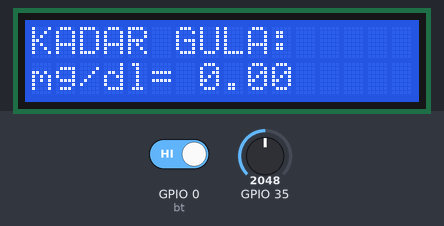
A program run on a simulated ESP32. On the bench: 16×2 character LCD. Inputs (shaded band) come from the test bench; at power-on: GPIO 0 (bt) HIGH, GPIO 35 = 2048. WiFi joins after 1.5 s; servers stay silent unless stated; what the program prints to the serial monitor is not drawn.

Above: at 2.7 s.
2.8 s: GPIO 0 (bt) driven LOW
At 4.29 s:
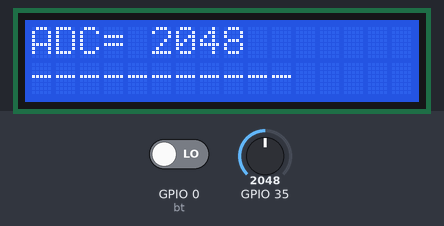
4.7 s: GPIO 35 set to 2866
At 5.95 s:
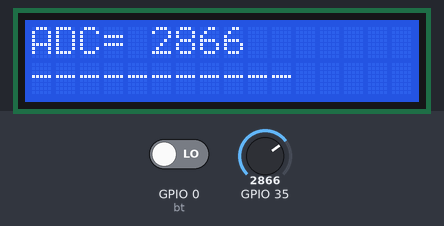
6.2 s: GPIO 35 set to 3603
At 7.61 s:
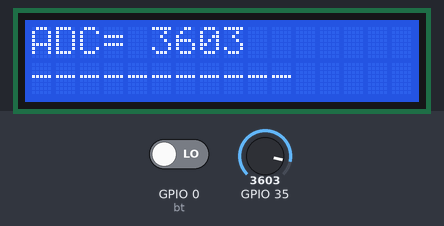
7.7 s: GPIO 0 (bt) driven HIGH
At 8.2 s:
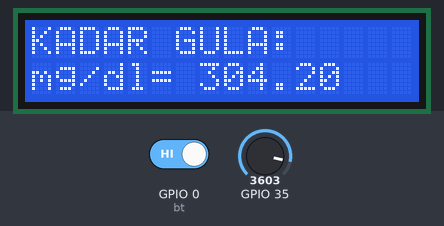
Timing chart, 0 to 10.3 s (numbered marks = the images above; inputs shaded):
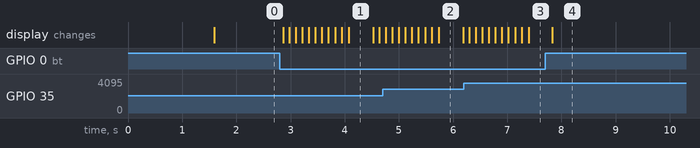

Measured:
- after the input at 2.8 s, the display: first changes after 0.07 s (image 1 shows a later state)
- after the input at 7.7 s, the display: changes after 0.13 s (image 4)
- what the display in image 1 shows lasts 0.4 s, from 4.1 s to 4.5 s

The program:

main.cpp
```cpp
#include <Arduino.h>
#include <WiFi.h> // library untuk wifi
#include "Wire.h"// library untuk LCD
#include <WiFiClientSecure.h> // Library untuk keamanan WiFi
#include <UniversalTelegramBot.h> // Library untuk Telegram
#include <ArduinoJson.h>// Library untuk API
#include <Preferences.h> // untuk password dan ssid serta konsumsi daya rendah
#include <LiquidCrystal_I2C.h>//library LCD 12C

LiquidCrystal_I2C lcd(0x27, 16, 2); // inisialisasi LCD dengan ukuran 16 X 2

// Configuration for WiFi / wifi setup
#define WIFI_SSID "Redmi Note 10 Pro"
#define WIFI_PASSWORD "1sampai8"

// Telegram Bot configuration
#define BOT_TOKEN "7080193445:AAF_JkqaSqixo59IP3Kx3wjsFuguIz8qRXk"//di dapat dari BotFather telegram
#define CHAT_ID "5382077795" //di dapat dari IDBot telegram

WiFiClientSecure secured_client;// kita panggil library keamanan WiFi untuk di deklarasikan
UniversalTelegramBot bot(BOT_TOKEN, secured_client);// untuk membuat telegram bot object

const unsigned long BOT_MTBS = 1000; // mean time between scan messages
unsigned long bot_lasttime; // last time messages' scan has been done

int adcsensor;
const int bt = 0;
float btx, datafix, cacah;
int fix;
float kalibrasi;

void proses() {// function untuk kalibrasi
  adcsensor = analogRead(35);
  lcd.setCursor(0, 0);
  lcd.print("ADC= ");
  lcd.print(adcsensor);
  lcd.setCursor(0,1);
  for(int i =0; i <= cacah; i++){
    lcd.print("-");
  }
  lcd.print("      ");
  cacah++;
  datafix = adcsensor + datafix;
  delay(100);

  if(cacah > 10){
  fix = datafix / 10.0;
  kalibrasi = (fix + 1497.5) / 17.707;
  return;
}
  proses();
}

void sendTelegramMessage() {
  String message = "Blood Sugar Level: " + String(fix) + " mg/dl";
  bot.sendMessage(CHAT_ID, message, "");
}


void setup() {
//  WiFi.begin(ssid, pass);
  Serial.begin(115200);
  lcd.begin();
  pinMode(bt, INPUT_PULLUP);
  pinMode(adcsensor, INPUT);


  Serial.print("Connecting to Wifi SSID ");
  Serial.print(WIFI_SSID);
  WiFi.begin(WIFI_SSID, WIFI_PASSWORD);
  secured_client.setCACert(TELEGRAM_CERTIFICATE_ROOT); // Add root certificate for api.telegram.org
  while (WiFi.status() != WL_CONNECTED)
  {
    Serial.print(".");
    delay(500);
  }
  Serial.print("\nWiFi connected. IP address: ");
  Serial.println(WiFi.localIP());

}

void loop(){//function untuk membaca hasil dari kalibrasi
  btx = digitalRead(bt);
  Serial.print("button : ");
  Serial.println(btx);

  lcd.setCursor(0, 0);
  lcd.print("KADAR GULA:");
  lcd.setCursor(0, 1);
  lcd.print("mg/dl= ");
  lcd.print(kalibrasi);
  lcd.print("      ");
  // bot.sendMessage(CHAT_ID, "ADC: ", String(fix));

  Serial.print("ini Kalbrasi :" );
  Serial.println(kalibrasi);

  if (btx == 0) {
    lcd.clear();
    cacah = 0;
    datafix = 0;
    fix = 0;
    kalibrasi = 0;
    proses();
    sendTelegramMessage(); // Call function to send message to Telegram
  }

}
```
